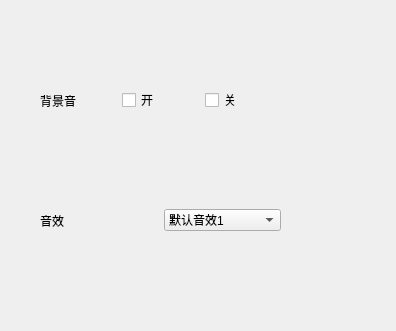
<?xml version="1.0" encoding="UTF-8"?>
<ui version="4.0">
 <class>Form</class>
 <widget class="QWidget" name="Form">
  <property name="geometry">
   <rect>
    <x>0</x>
    <y>0</y>
    <width>396</width>
    <height>331</height>
   </rect>
  </property>
  <property name="windowTitle">
   <string>Form</string>
  </property>
  <widget class="QWidget" name="horizontalLayoutWidget">
   <property name="geometry">
    <rect>
     <x>40</x>
     <y>70</y>
     <width>241</width>
     <height>61</height>
    </rect>
   </property>
   <layout class="QHBoxLayout" name="horizontalLayout">
    <item>
     <widget class="QLabel" name="label">
      <property name="styleSheet">
       <string notr="true">font: 16pt &quot;Adobe 黑体 Std R&quot;;</string>
      </property>
      <property name="text">
       <string>背景音</string>
      </property>
     </widget>
    </item>
    <item>
     <widget class="QCheckBox" name="openBgmg">
      <property name="styleSheet">
       <string notr="true">font: 16pt &quot;Adobe 黑体 Std R&quot;;</string>
      </property>
      <property name="text">
       <string>开</string>
      </property>
     </widget>
    </item>
    <item>
     <widget class="QCheckBox" name="closeBgm">
      <property name="styleSheet">
       <string notr="true">font: 16pt &quot;Adobe 黑体 Std R&quot;;</string>
      </property>
      <property name="text">
       <string>关</string>
      </property>
     </widget>
    </item>
   </layout>
  </widget>
  <widget class="QWidget" name="horizontalLayoutWidget_2">
   <property name="geometry">
    <rect>
     <x>40</x>
     <y>180</y>
     <width>241</width>
     <height>81</height>
    </rect>
   </property>
   <layout class="QHBoxLayout" name="horizontalLayout_2">
    <item>
     <widget class="QLabel" name="label_2">
      <property name="styleSheet">
       <string notr="true">font: 16pt &quot;Adobe 黑体 Std R&quot;;</string>
      </property>
      <property name="text">
       <string>音效</string>
      </property>
     </widget>
    </item>
    <item>
     <widget class="QComboBox" name="soundsGrop">
      <property name="styleSheet">
       <string notr="true">font: 16pt &quot;Adobe 黑体 Std R&quot;;</string>
      </property>
      <item>
       <property name="text">
        <string>默认音效1</string>
       </property>
      </item>
      <item>
       <property name="text">
        <string>默认音效2</string>
       </property>
      </item>
      <item>
       <property name="text">
        <string>默认音效3</string>
       </property>
      </item>
     </widget>
    </item>
   </layout>
  </widget>
 </widget>
 <resources/>
 <connections/>
</ui>
